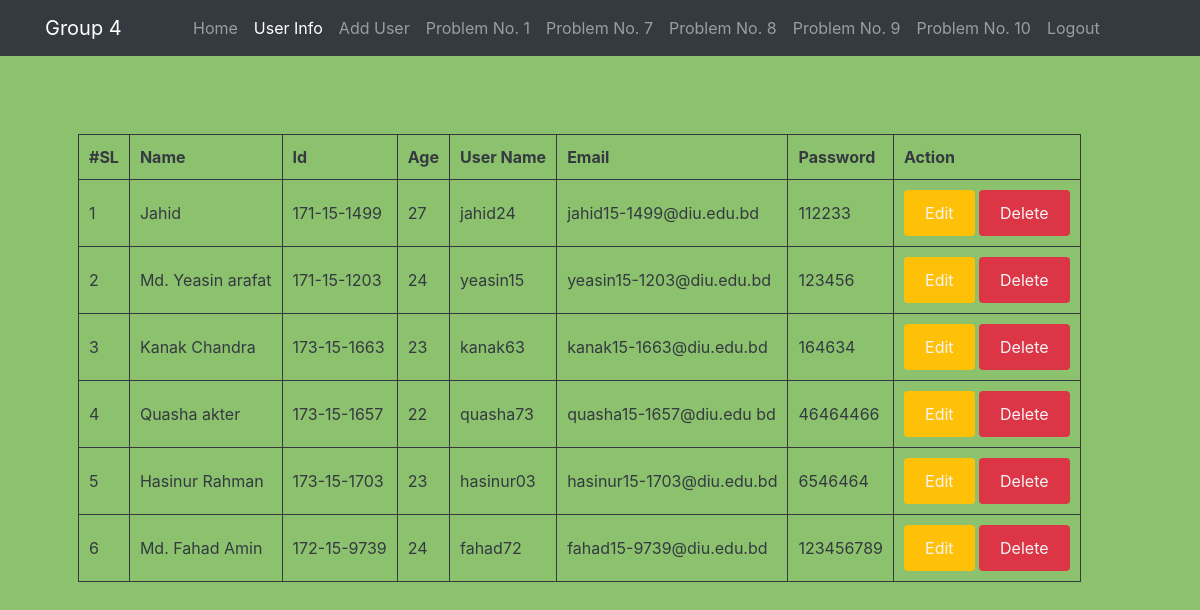
Page /user_info.php (signed in) on the committed database.
### tables this page shows
CREATE TABLE `user` (
  `id` int(11) NOT NULL,
  `name` varchar(50) NOT NULL,
  `std_id` varchar(50) NOT NULL,
  `age` varchar(50) NOT NULL,
  `user_name` varchar(50) NOT NULL,
  `email` varchar(50) NOT NULL,
  `password` varchar(50) NOT NULL
);

### user_info.php (the view, shortened to what this page needs)
<?php
$conn = new mysqli("localhost","root","","labfinal");
$sql = "SELECT * FROM `user`";
?>
<!doctype html>
<html lang="en">
<head>
    <link rel="stylesheet" href="bootstrap.min.css">
</head>
<body>
<nav class="navbar navbar-expand-lg navbar navbar-dark bg-dark">
    <div class="container">
        <a class="navbar-brand" href="index.php">Group 4</a>
        <div class="collapse navbar-collapse" id="navbarSupportedContent">
            <ul class="navbar-nav mx-auto mb-2 mb-lg-0">
                <li class="nav-item">
                    <a class="nav-link" aria-current="page" href="index.php">Home</a>
                </li>
                <?php
                if (isset($_SESSION['email'])){ ?>
                    <li class="nav-item">
                        <a class="nav-link active" href="user_info.php">User Info</a>
                    </li>
                    <li class="nav-item">
                        <a class="nav-link" href="add_user_form.php">Add User</a>
                    </li>
                    <li class="nav-item">
                        <a class="nav-link" href="1_insert_display_data.php">Problem No. 1</a>
                    </li>
                    <li class="nav-item">
                        <a class="nav-link" href="7_random_numbers.php">Problem No. 7</a>
                    </li>
                    <li class="nav-item">
                        <a class="nav-link" href="8_print_second_red.php">Problem No. 8</a>
                    </li>
                    <li class="nav-item">
                        <a class="nav-link" href="9_pattren_print.php">Problem No. 9</a>
                    </li>
                    <li class="nav-item">
                        <a class="nav-link" href="10_display_color.php">Problem No. 10</a>
                    </li>
                    <li class="nav-item">
                        <a class="nav-link" href="logout.php">Logout</a>
                    </li>
                <?php }?>
            </ul>
        </div>
    </div>
</nav>
<div class="container text-dark p-5">
    <div>
        <table>
            <tr>
                <th>#SL</th>
                <th>Name</th>
                <th>Id</th>
                <th>Age</th>
                <th>User Name</th>
                <th>Email</th>
                <th>Password</th>
                <th>Action</th>
            </tr>
            <?php
            if($result = $conn -> query($sql)) {
                $i=0;
                while ($row = $result -> fetch_row()) {  ?>
                    <tr>
                        <td><?php echo $i+=1;?></td>
                        <td><?php echo $row['1'];?></td>
                        <td><?php echo $row['2'];?></td>
                        <td><?php echo $row['3'];?></td>
                        <td><?php echo $row['4'];?></td>
                        <td><?php echo $row['5'];?></td>
                        <td><?php echo $row['6'];?></td>
                        <td>
                            <a class="btn bg-warning" href="edit_user.php?id=<?php echo $row['0'];?>">Edit</a>
                            <a class="btn bg-danger" href="delete_user.php?id=<?php echo $row['0'];?>">Delete</a>
                        </td>
                    </tr>
                <?php }
            } ?>
        </table>
    </div>
</div>
</body>
</html>

### user_info.php (style rules this page uses)
body { background: #8cc16e; }
table { margin-top: 30px; }
table, tr, th, td { border: 1px solid; border-collapse: collapse; padding: 10px; }
.btn { padding: 10px 20px; background: green; color: whitesmoke; text-decoration: none; }

### rows in the picture
user: i "1", name "Jahid", std "171-15-1499", age "27", user_name "jahid24", email "jahid15-1499@diu.edu.bd", password "112233"
user: i "2", name "Md. Yeasin arafat", std "171-15-1203", age "24", user_name "yeasin15", email "yeasin15-1203@diu.edu.bd", password "123456"
user: i "3", name "Kanak Chandra", std "173-15-1663", age "23", user_name "kanak63", email "kanak15-1663@diu.edu.bd", password "164634"
user: i "4", name "Quasha akter", std "173-15-1657", age "22", user_name "quasha73", email "quasha15-1657@diu.edu bd", password "46464466"
user: i "5", name "Hasinur Rahman", std "173-15-1703", age "23", user_name "hasinur03", email "hasinur15-1703@diu.edu.bd", password "6546464"
user: i "6", name "Md. Fahad Amin", std "172-15-9739", age "24", user_name "fahad72", email "fahad15-9739@diu.edu.bd", password "123456789"
